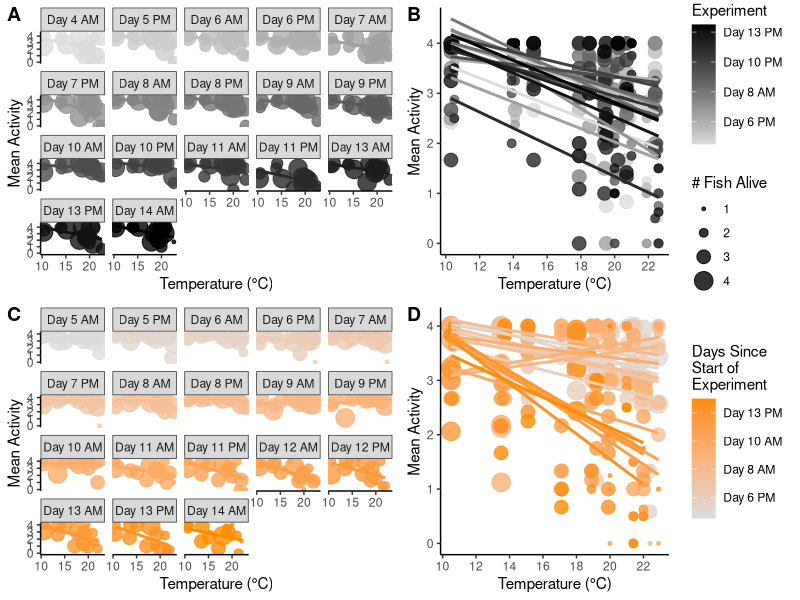

Write R code to recreate this figure. (Note: this script raises an error after producing the figure.)
## ---- chunk 1
    if(!("plyr" %in% installed.packages())){
      install.packages("plyr")
    }
    if(!("dplyr" %in% installed.packages())){
      install.packages("dplyr")
    }
    if(!("ggplot2" %in% installed.packages())){
      install.packages("ggplot2")
    }
    if(!("scales" %in% installed.packages())){
      install.packages("scales")
    }
    if(!("sm" %in% installed.packages())){
      install.packages("sm")
    }
    if(!("ggpubr" %in% installed.packages())){
      install.packages("ggpubr")
    }

  library(plyr)
  library(dplyr)
  library(ggplot2)
  library(scales)
  library(ggpubr)
  library(sm)
## ---- chunk 2

## Read in data ##
  full.act <- read.csv("data/20171129_ActivityData.csv")
  black.temps <- read.csv("data/black_exp_temps.csv")
  copper.temps <- read.csv("data/copper_exp_temps.csv")

  # Subset data into two experiments  
  black.act <- full.act[full.act$Species == "Black", ]
  copper.act <- full.act[full.act$Species == "Copper", ]
  
  # Reorder data to be in numerical ascending order 
  # **(only way for loop to work properly)
  black.temps.asc <- black.temps[order(black.temps$Bucket), ]
  copper.temps.asc <- copper.temps[order(copper.temps$Bucket_ID), ]
  
  # Fill in actual mean temperature data from experiment
  # BY complex
  for(i in 1:16){
    for(j in 1:nrow(black.act)){
      if(black.act$Bucket[j] == i){
        black.act$Temperature[j] <- black.temps.asc$mean[i]
      }
    }
  }
  
  # CQ complex
  for(i in 1:16){
    for(j in 1:nrow(copper.act)){
      if(copper.act$Bucket[j] == i){
        copper.act$Temperature[j] <- copper.temps.asc$mean[i]
      }
    }
  }

  
  # take the mean of the two watches of the same fish per viewer
  black.act$Act_Mean_Julia <- rowMeans(black.act[, 8:9])
  black.act$Act_Mean_Sandi <- rowMeans(black.act[, 10:11])
  copper.act$Act_Mean_Julia <- rowMeans(copper.act[,8:9])
  copper.act$Act_Mean_Sandi <- rowMeans(copper.act[,10:11])
  
## ---- chunk 3
#############################
#### BY Complex Rockfish ####
#############################
    # create empty data frames for mean bucket activity values
    Mean.Activity <- matrix(NA, nrow(unique(black.act[c("Date", "AM_PM", "Bucket")])),4)
    bucket.act.average <- unique(black.act[c("Date", "AM_PM", "Bucket", "Temperature")])
    complete.act.data <- cbind(bucket.act.average, Mean.Activity)
    colnames(complete.act.data) <- c("Date", "AM_PM", "Bucket", "Temperature", 
                                     "mean.julia", "mean.sandi", "mean.both", "FishAlive")
    
    # initialize the vectors that will be used in the forloop ** NOTE data in these 
    # vectors is written over in each loop.. they are TEMPORARY vectors **
    bucket.act.julia <- NULL
    bucket.act.sandi <- NULL
    bucket.act.both <- NULL
    
    # initialize the counter for stepping through the output matrix
    j <- 1
    # For loop to step through data frame to get activity averages
    for(i in 1:nrow(black.act)){
      
      # looping through majority of data to grab all those rows that are not the last row
      # but are all those that equal the same bucket from the same day and getting 
      # activity averages
      if(i != nrow(black.act) && i == 1 || 
         black.act$Bucket[i] == black.act$Bucket[i-1] && i != nrow(black.act)){
        
        bucket.act.julia <- c(bucket.act.julia, black.act$Act_Mean_Julia[i])
        bucket.act.sandi <- c(bucket.act.sandi, black.act$Act_Mean_Sandi[i])
        bucket.act.both <- c(bucket.act.both, black.act$Act_Mean_Julia[i],
                             black.act$Act_Mean_Sandi[i])
     
        # special case for last row 
       } else {
         if(i == nrow(black.act)){

          # Remove any NAs before taking mean for a bucket at a timepoint
          bucket.act.both.noNA <- bucket.act.both[!is.na(bucket.act.both)]
          bucket.act.julia.noNA <- bucket.act.julia[!is.na(bucket.act.julia)]
          bucket.act.sandi.noNA <- bucket.act.sandi[!is.na(bucket.act.sandi)]
          complete.act.data$mean.julia[j] <-
            sum(bucket.act.julia.noNA)/length(bucket.act.julia.noNA)
          complete.act.data$mean.sandi[j] <-
            sum(bucket.act.sandi.noNA)/length(bucket.act.sandi.noNA)
          complete.act.data$mean.both[j] <-
            sum(bucket.act.both.noNA)/length(bucket.act.both.noNA)
          complete.act.data$FishAlive[j] <- length(bucket.act.sandi.noNA)
          j <- j + 1
          
        } else {
          
          # Remove any NAs before taking mean for a bucket at a timepoint
          bucket.act.both.noNA <- bucket.act.both[!is.na(bucket.act.both)]
          bucket.act.julia.noNA <- bucket.act.julia[!is.na(bucket.act.julia)]
          bucket.act.sandi.noNA <- bucket.act.sandi[!is.na(bucket.act.sandi)]
          
          # Take mean of that bucket for that day and insert into complete.data dataframe
          complete.act.data$mean.julia[j] <-
            sum(bucket.act.julia.noNA)/length(bucket.act.julia.noNA)
          complete.act.data$mean.sandi[j] <-
            sum(bucket.act.sandi.noNA)/length(bucket.act.sandi.noNA)
          complete.act.data$mean.both[j] <-
            sum(bucket.act.both.noNA)/length(bucket.act.both.noNA)
          complete.act.data$FishAlive[j] <- length(bucket.act.sandi.noNA)
          bucket.act.julia <- black.act$Act_Mean_Julia[i]
          bucket.act.sandi <- black.act$Act_Mean_Sandi[i]
          bucket.act.both <- c(black.act$Act_Mean_Julia[i], black.act$Act_Mean_Sandi[i])
          # counter to step through inputting data into the complete.data dataframe
          j <- j + 1
          
        } # close else
       } # close if else
      } # close for loop
    
#############################
#### CQ Complex Rockfish ####
#############################
    # create empty data frames for mean bucket activity values
    Mean.Activity.cp <- matrix(NA, nrow(unique(copper.act[c("Date", "AM_PM", "Bucket")])),4)
    bucket.act.average.cp <- unique(copper.act[c("Date", "AM_PM", "Bucket", "Temperature")])
    complete.act.data.cp <- cbind(bucket.act.average.cp, Mean.Activity.cp)
    colnames(complete.act.data.cp) <- c("Date", "AM_PM", "Bucket", "Temperature", 
                                     "mean.julia", "mean.sandi", "mean.both", "FishAlive")
    
    # initialize the vectors that will be used in the for loop 
    #** NOTE data in these vectors is written
    # over in each loop.. they are TEMPORARY vectors **
    bucket.act.julia.cp <- NULL
    bucket.act.sandi.cp <- NULL
    bucket.act.both.cp <- NULL
    
    bucket.act.both.noNA.cp <- NULL
    bucket.act.julia.noNA.cp <- NULL
    bucket.act.sandi.noNA.cp <- NULL
    
    # initialize the counter for stepping through the output matrix
    j <- 1
    i <- 1
    # For loop to step through data frame to get activity averages
    for(i in 1:nrow(copper.act)){
      
      # looping through data to grab all those rows that are not the last row
      # but are all those that equal the same bucket from the same day
      # then calculate activity averages on those rows
      if(i != nrow(copper.act) && i == 1 || 
         copper.act$Bucket[i] == copper.act$Bucket[i-1] && i != nrow(copper.act)){
        
        bucket.act.julia.cp <- c(bucket.act.julia.cp, copper.act$Act_Mean_Julia[i])
        bucket.act.sandi.cp <- c(bucket.act.sandi.cp, copper.act$Act_Mean_Sandi[i])
        bucket.act.both.cp <- c(bucket.act.both.cp, copper.act$Act_Mean_Julia[i], 
                                copper.act$Act_Mean_Sandi[i])
     
        # special case for last row 
       } else {
         if(i == nrow(copper.act)){

          # Remove any NAs before taking mean for a bucket at a timepoint
          bucket.act.both.noNA.cp <- bucket.act.both.cp[!is.na(bucket.act.both.cp)]
          bucket.act.julia.noNA.cp <- bucket.act.julia.cp[!is.na(bucket.act.julia.cp)]
          bucket.act.sandi.noNA.cp <- bucket.act.sandi.cp[!is.na(bucket.act.sandi.cp)]
          complete.act.data.cp$mean.julia[j] <-
            sum(bucket.act.julia.noNA.cp)/length(bucket.act.julia.noNA.cp)
          complete.act.data.cp$mean.sandi[j] <-
            sum(bucket.act.sandi.noNA.cp)/length(bucket.act.sandi.noNA.cp)
          complete.act.data.cp$mean.both[j] <-
            sum(bucket.act.both.noNA.cp)/length(bucket.act.both.noNA.cp)
          complete.act.data.cp$FishAlive[j] <- length(bucket.act.sandi.noNA.cp)
          j <- j + 1
          
        } else {
          
          # Remove any NAs before taking mean for a bucket at a timepoint
          bucket.act.both.noNA.cp <- bucket.act.both.cp[!is.na(bucket.act.both.cp)]
          bucket.act.julia.noNA.cp <- bucket.act.julia.cp[!is.na(bucket.act.julia.cp)]
          bucket.act.sandi.noNA.cp <- bucket.act.sandi.cp[!is.na(bucket.act.sandi.cp)]
          
          # Take mean of that bucket for that day and insert into complete.data dataframe
          complete.act.data.cp$mean.julia[j] <-
            sum(bucket.act.julia.noNA.cp)/length(bucket.act.julia.noNA.cp)
          complete.act.data.cp$mean.sandi[j] <-
            sum(bucket.act.sandi.noNA.cp)/length(bucket.act.sandi.noNA.cp)
          complete.act.data.cp$mean.both[j] <-
            sum(bucket.act.both.noNA.cp)/length(bucket.act.both.noNA.cp)
          complete.act.data.cp$FishAlive[j] <- length(bucket.act.sandi.noNA.cp)
          bucket.act.julia.cp <- copper.act$Act_Mean_Julia[i]
          bucket.act.sandi.cp <- copper.act$Act_Mean_Sandi[i]
          bucket.act.both.cp <- c(copper.act$Act_Mean_Julia[i], copper.act$Act_Mean_Sandi[i])
          # counter to step through inputting data into the complete.data dataframe
          j <- j + 1
          
        } # close else
       } # close if else
      } # close for loop
## ---- chunk 4

#############################
#### BY Complex Rockfish ####
#############################
  # make column for days since start of experiment for panel headers
  complete.act.data$Days_Since_Start <- NA
  
  # add a column that is Date with time of day
  complete.act.data$Date <- as.factor(complete.act.data$Date)
  complete.act.data$Date_Time <- as.factor(paste(complete.act.data$Date,
                                                 complete.act.data$AM_PM))
   
  # round temperature data to one significant figure after decimal place
  complete.act.data$RTemperature <- round(complete.act.data$Temperature, 1)
  complete.act.data$DayNum <- NA
  
  # add in days since start of experiment column
  for(i in 1:length(complete.act.data$Days_Since_Start)){
    if (complete.act.data$Date_Time[i] == "20150623 AM"){
      complete.act.data$Days_Since_Start[i] <- "Day 4 AM"
      complete.act.data$DayNum[i] <- 1
    } else if (complete.act.data$Date_Time[i] == "20150624 PM"){
      complete.act.data$Days_Since_Start[i] <- "Day 5 PM"
      complete.act.data$DayNum[i] <- 2
    } else if (complete.act.data$Date_Time[i] == "20150625 AM"){
      complete.act.data$Days_Since_Start[i] <- "Day 6 AM"
      complete.act.data$DayNum[i] <- 3
    } else if (complete.act.data$Date_Time[i] == "20150625 PM"){
      complete.act.data$Days_Since_Start[i] <- "Day 6 PM"
      complete.act.data$DayNum[i] <- 3.5
    } else if (complete.act.data$Date_Time[i] == "20150626 AM"){
      complete.act.data$Days_Since_Start[i] <- "Day 7 AM"
      complete.act.data$DayNum[i] <- 4
    } else if (complete.act.data$Date_Time[i] == "20150626 PM"){
      complete.act.data$Days_Since_Start[i] <- "Day 7 PM"
      complete.act.data$DayNum[i] <- 4.5
    } else if (complete.act.data$Date_Time[i] == "20150627 AM"){
      complete.act.data$Days_Since_Start[i] <- "Day 8 AM"
      complete.act.data$DayNum[i] <- 5
    } else if (complete.act.data$Date_Time[i] == "20150627 PM"){
      complete.act.data$Days_Since_Start[i] <- "Day 8 PM"
      complete.act.data$DayNum[i] <- 5.5
    } else if (complete.act.data$Date_Time[i] == "20150628 AM"){
      complete.act.data$Days_Since_Start[i] <- "Day 9 AM"
      complete.act.data$DayNum[i] <- 6
    } else if (complete.act.data$Date_Time[i] == "20150628 PM"){
      complete.act.data$Days_Since_Start[i] <- "Day 9 PM"
      complete.act.data$DayNum[i] <- 6.5
    } else if (complete.act.data$Date_Time[i] == "20150629 AM"){
      complete.act.data$Days_Since_Start[i] <- "Day 10 AM"
      complete.act.data$DayNum[i] <- 7
    } else if (complete.act.data$Date_Time[i] == "20150629 PM"){
      complete.act.data$Days_Since_Start[i] <- "Day 10 PM"
      complete.act.data$DayNum[i] <- 7.5
    } else if (complete.act.data$Date_Time[i] == "20150630 AM"){
      complete.act.data$Days_Since_Start[i] <- "Day 11 AM"
      complete.act.data$DayNum[i] <- 8
    } else if (complete.act.data$Date_Time[i] == "20150630 PM"){
      complete.act.data$Days_Since_Start[i] <- "Day 11 PM"
      complete.act.data$DayNum[i] <- 8.5
    } else if (complete.act.data$Date_Time[i] == "20150702 AM"){
      complete.act.data$Days_Since_Start[i] <- "Day 13 AM"
      complete.act.data$DayNum[i] <- 10
    } else if (complete.act.data$Date_Time[i] == "20150702 PM"){
      complete.act.data$Days_Since_Start[i] <- "Day 13 PM"
      complete.act.data$DayNum[i] <- 10.5
    } else if(complete.act.data$Date_Time[i] == "20150703 AM"){
      complete.act.data$Days_Since_Start[i] <- "Day 14 AM"
      complete.act.data$DayNum[i] <- 11
    }
  }
  
#############################
#### CQ Complex Rockfish ####
#############################
  
  # Make column for Day Since Start of Experiment
  complete.act.data.cp$Days_Since_Start <- NA
  
  # add a column for date time unique combinations
  complete.act.data.cp$Date <- as.factor(complete.act.data.cp$Date)
  complete.act.data.cp$Date_Time <- as.factor(paste(complete.act.data.cp$Date,
                                                    complete.act.data.cp$AM_PM))
 
  # Round temperature data to one significant figure after decimal place
   complete.act.data.cp$RTemperature <- round(complete.act.data.cp$Temperature, 1)
   complete.act.data.cp$DayNum <- NA
   
  # add in days since start of experiment column
  for(i in 1:length(complete.act.data.cp$Days_Since_Start)){
    if (complete.act.data.cp$Date_Time[i] == "20150709 AM"){
      complete.act.data.cp$Days_Since_Start[i] <- "Day 5 AM"
      complete.act.data.cp$DayNum[i] <- 1
    } else if (complete.act.data.cp$Date_Time[i] == "20150709 PM"){
      complete.act.data.cp$Days_Since_Start[i] <- "Day 5 PM"
      complete.act.data.cp$DayNum[i] <- 1.5
    } else if (complete.act.data.cp$Date_Time[i] == "20150710 AM"){
      complete.act.data.cp$Days_Since_Start[i] <- "Day 6 AM"
      complete.act.data.cp$DayNum[i] <- 2
    } else if (complete.act.data.cp$Date_Time[i] == "20150710 PM"){
      complete.act.data.cp$Days_Since_Start[i] <- "Day 6 PM"
      complete.act.data.cp$DayNum[i] <- 2.5
    } else if (complete.act.data.cp$Date_Time[i] == "20150711 AM"){
      complete.act.data.cp$Days_Since_Start[i] <- "Day 7 AM"
      complete.act.data.cp$DayNum[i] <- 3
    } else if (complete.act.data.cp$Date_Time[i] == "20150711 PM"){
      complete.act.data.cp$Days_Since_Start[i] <- "Day 7 PM"
      complete.act.data.cp$DayNum[i] <- 3.5
    } else if (complete.act.data.cp$Date_Time[i] == "20150712 AM"){
      complete.act.data.cp$Days_Since_Start[i] <- "Day 8 AM"
      complete.act.data.cp$DayNum[i] <- 4
    } else if (complete.act.data.cp$Date_Time[i] == "20150712 PM"){
      complete.act.data.cp$Days_Since_Start[i] <- "Day 8 PM"
      complete.act.data.cp$DayNum[i] <- 4.5
    } else if (complete.act.data.cp$Date_Time[i] == "20150713 AM"){
      complete.act.data.cp$Days_Since_Start[i] <- "Day 9 AM"
      complete.act.data.cp$DayNum[i] <- 5
    } else if (complete.act.data.cp$Date_Time[i] == "20150713 PM"){
      complete.act.data.cp$Days_Since_Start[i] <- "Day 9 PM"
      complete.act.data.cp$DayNum[i] <- 5.5
    } else if (complete.act.data.cp$Date_Time[i] == "20150714 AM"){
      complete.act.data.cp$Days_Since_Start[i] <- "Day 10 AM"
      complete.act.data.cp$DayNum[i] <- 6
    } else if (complete.act.data.cp$Date_Time[i] == "20150715 AM"){
      complete.act.data.cp$Days_Since_Start[i] <- "Day 11 AM"
      complete.act.data.cp$DayNum[i] <- 7
    } else if (complete.act.data.cp$Date_Time[i] == "20150715 PM"){
      complete.act.data.cp$Days_Since_Start[i] <- "Day 11 PM"
      complete.act.data.cp$DayNum[i] <- 7.5
    } else if (complete.act.data.cp$Date_Time[i] == "20150716 AM"){
      complete.act.data.cp$Days_Since_Start[i] <- "Day 12 AM"
      complete.act.data.cp$DayNum[i] <- 8
    } else if (complete.act.data.cp$Date_Time[i] == "20150716 PM"){
      complete.act.data.cp$Days_Since_Start[i] <- "Day 12 PM"
      complete.act.data.cp$DayNum[i] <- 8.5
    } else if (complete.act.data.cp$Date_Time[i] == "20150717 AM"){
      complete.act.data.cp$Days_Since_Start[i] <- "Day 13 AM"
      complete.act.data.cp$DayNum[i] <- 9
    } else if (complete.act.data.cp$Date_Time[i] == "20150717 PM"){
      complete.act.data.cp$Days_Since_Start[i] <- "Day 13 PM"
      complete.act.data.cp$DayNum[i] <- 9.5
    } else if (complete.act.data.cp$Date_Time[i] == "20150718 AM"){
      complete.act.data.cp$Days_Since_Start[i] <- "Day 14 AM"
      complete.act.data.cp$DayNum[i] <- 10
    }
  }

## ---- chunk 5
## Construct AM/PM to be times
  complete.act.data$AM_PMTime <- complete.act.data$AM_PM
  complete.act.data$AM_PMTime <- revalue(complete.act.data$AM_PMTime, 
                                         c("AM" = "09:00:00", "PM" = "18:00:00"))
  complete.act.data.cp$AM_PMTime <- complete.act.data.cp$AM_PM
  complete.act.data.cp$AM_PMTime <- revalue(complete.act.data.cp$AM_PMTime, 
                                            c("AM" = "09:00:00", "PM" = "18:00:00"))
## Create POSIX
  complete.act.data$DateTimePOS <- 
    as.POSIXlt(paste(as.Date(as.character(complete.act.data$Date),
                             format = ("%Y%m%d")),
                     as.character(complete.act.data$AM_PMTime)))
  complete.act.data.cp$DateTimePOS <-
    as.POSIXlt(paste(as.Date(as.character(complete.act.data.cp$Date), 
                             format = ("%Y%m%d")),
                     as.character(complete.act.data.cp$AM_PMTime)))
## ---- chunk 6
################################################################
#### Factor Days ###############################################
#### to change to correct order for plotting the panel plot ####
################################################################
#### BY Complex ####
  b.unique_Days <- c("Day 4 AM", "Day 5 PM", "Day 6 AM", "Day 6 PM", 
                     "Day 7 AM", "Day 7 PM", "Day 8 AM", "Day 8 PM", 
                     "Day 9 AM", "Day 9 PM", "Day 10 AM", "Day 10 PM", 
                     "Day 11 AM", "Day 11 PM", "Day 13 AM", "Day 13 PM", 
                     "Day 14 AM")
  complete.act.data$Days_Since_Start <- as.factor(complete.act.data$Days_Since_Start)
  complete.act.data$Days_Since_Start <- factor(complete.act.data$Days_Since_Start, 
                                               levels = b.unique_Days)
### copper
   c.unique_Days <- c("Day 5 AM", "Day 5 PM", "Day 6 AM", "Day 6 PM", 
                      "Day 7 AM", "Day 7 PM", "Day 8 AM", "Day 8 PM", 
                      "Day 9 AM", "Day 9 PM", "Day 10 AM", "Day 11 AM", 
                      "Day 11 PM", "Day 12 AM", "Day 12 PM", "Day 13 AM", 
                      "Day 13 PM", "Day 14 AM")
   complete.act.data.cp$Days_Since_Start <- as.factor(complete.act.data.cp$Days_Since_Start)
   complete.act.data.cp$Days_Since_Start <- factor(complete.act.data.cp$Days_Since_Start, 
                                                   levels = c.unique_Days)


#########################
#### BY Complex Plot ####
#########################
   # Save plot
    day.plot <- ggplot(data=complete.act.data, 
                         aes(x=RTemperature, y=mean.both, 
                            group=as.factor(Days_Since_Start), 
                            color = as.integer(Date_Time))) + 
                       geom_point(aes(size = complete.act.data$FishAlive), alpha = 0.8) + 
                       geom_smooth(method = "lm", se = FALSE) 
    
  # Create plot 
   bAll.panel <- day.plot + facet_wrap(~Days_Since_Start) +
     labs(y = "Mean Activity", x = "Temperature (°C)") +
     scale_color_gradient(low = "gainsboro", high = "black", name = "Time") + 
     theme_bw() + 
     theme(panel.border = element_blank(), panel.grid.major = element_blank(), 
           panel.grid.minor = element_blank(),
           axis.line = element_line(colour = "black"),
           legend.position = "none") + 
     scale_x_continuous(breaks = pretty_breaks(n = 3)) + 
     #scale_size(range = c(1,3))
     scale_radius(NULL, NULL)
   
##############################
#### Copper Rockfish Plot ####
############################## 
  # Save plot
   day.plot.cp <- ggplot(data=complete.act.data.cp, 
                         aes(x=RTemperature, y=mean.both, 
                            group=as.factor(Days_Since_Start), 
                            color = as.integer(Date_Time))) + 
                  geom_point(aes(size = complete.act.data.cp$FishAlive), alpha = 0.8) + 
                  geom_smooth(method = "lm", se = FALSE) 
  # Create plot
   cpAll.panel <- day.plot.cp + facet_wrap(~Days_Since_Start) + 
     labs(y = "Mean Activity", x = "Temperature (°C)") + 
     scale_color_gradient(low = "gainsboro", high = "darkorange", name = "Time") + 
     scale_x_continuous(breaks = pretty_breaks(n = 3)) +
     theme_bw() + 
     theme(panel.border = element_blank(), panel.grid.major = element_blank(), 
           panel.grid.minor = element_blank(),
           axis.line = element_line(colour = "black"), 
           legend.position = "none")  +
     scale_radius(NULL, NULL)

####################################
#### Black Rockfish Single Plot ####
####################################
  # Create plot
   bAll.single <- day.plot + labs(y = "Mean Activity", x = "Temperature (°C)") + 
   scale_color_gradient(low = "gainsboro", high = "black", 
                        name = "Days Since \nStart of \nExperiment", 
                        breaks = c(4, 8, 12, 16), 
                        labels = c("Day 6 PM", "Day 8 AM", "Day 10 PM", "Day 13 PM")) + 
   scale_x_continuous(breaks = pretty_breaks()) +
   theme_bw() + 
   theme(panel.border = element_blank(), panel.grid.major = element_blank(), 
         panel.grid.minor = element_blank(),
         axis.line = element_line(colour = "black")) +
   scale_radius(breaks = c(1,2,3,4), name = "# Fish Alive", limits = c(1,4))  +
   guides(color = guide_colourbar(order = 1),
          size = guide_legend(order = 2))
   
#####################################
#### Copper Rockfish Single Plot ####
#####################################
  # Create plot
   cpAll.single <- day.plot.cp + labs(y = "Mean Activity", x = "Temperature (°C)") + 
   scale_color_gradient(low = "gainsboro", high = "darkorange", 
                        name = "Days Since \nStart of \nExperiment", 
                        breaks = c(4, 8, 12, 16), 
                        labels = c("Day 6 PM", "Day 8 AM", "Day 10 AM", "Day 13 PM")) + 
   scale_x_continuous(breaks = pretty_breaks()) +
   theme_bw() + 
   theme(panel.border = element_blank(), panel.grid.major = element_blank(), 
         panel.grid.minor = element_blank(), 
         axis.line = element_line(colour = "black")) +
   scale_radius(NULL, NULL) 
   
   ggarrange(bAll.panel, bAll.single, cpAll.panel, cpAll.single, labels = (c("A", "B", "C", "D")))

## ---- chunk 7
##################################
#### Data Manipulation ###########
### Combine Species DataFrames ###
  species <- rep("Black", 259)
  species.cp <- rep("Copper", 271)
  complete.act.data.sp <- cbind(complete.act.data, species)
  complete.act.data.cp.sp <- cbind(complete.act.data.cp, species.cp)
  colnames(complete.act.data.cp.sp)[15] <- "species"
  full.act.data <- rbind(complete.act.data.sp,complete.act.data.cp.sp)
####################################

  
################################################  
#### Models ####################################
### Full Model: species*temp*time 3-way interaction
  species.act.m1 <- lm(full.act.data$mean.both ~
                       full.act.data$Temperature*as.numeric(full.act.data$DateTimePOS)*
                         full.act.data$species)
  summary(species.act.m1)
  summary(aov(species.act.m1))
  Anova(species.act.m1, type = 2)
  hist(full.act.data$mean.both)
   
 ## Test Assumptions #
  # Autocorrelation: Because this is a repeated measures 
  acf(species.act.m1$residuals) 
  # RESULT: No autocorrelation
  
  # Diagnostic plots: normality and homoscedasticity 
  par(mfrow = c(2,2))
  plot(species.act.m1)
  qqnorm(species.act.m1$residuals)
  qqline(species.act.m1$residuals)
  hist(species.act.m1$residuals)
  shapiro.test(species.act.m1$residuals)
  # RESULT: Data is not normal 
  
  blk <- full.act.data[full.act.data$species == "Black", ]
  hist(blk$mean.both)
  cp <- full.act.data[full.act.data$species == "Copper", ]
  hist(cp$mean.both)

## Log 10 - Does not improve
  species.act.m1Log <- lm(log10(full.act.data$mean.both + 10) ~
                         full.act.data$Temperature*as.numeric(full.act.data$DateTimePOS)*full.act.data$species)
  summary(species.act.m1Log)
  Anova(species.act.m1Log, type = 2)
  
  # Test Assumptions #
  par(mfrow = c(2,2))
  plot(species.act.m1Log)
  par(mfrow = c(1,1))
  qqnorm(species.act.m1Log$residuals)
  qqline(species.act.m1Log$residuals)
  hist(species.act.m1Log$residuals)
  shapiro.test(species.act.m1Log$residuals)
  
## Square Root - Makes it much worse
  species.act.m1SR <- lm(sqrt(full.act.data$mean.both) ~
                         full.act.data$Temperature*as.numeric(full.act.data$DateTimePOS)*full.act.data$species)
  summary(species.act.m1SR)
  Anova(species.act.m1SR, type = 2)
  
  # Test Assumptions #
  par(mfrow = c(2,2))
  plot(species.act.m1SR)
  par(mfrow = c(1,1))
  qqnorm(species.act.m1SR$residuals)
  qqline(species.act.m1SR$residuals)
  hist(species.act.m1SR$residuals)
  shapiro.test(species.act.m1SR$residuals)
  
## Square
  species.act.m1SQ <- lm((full.act.data$mean.both)^2 ~
                         full.act.data$Temperature*as.numeric(full.act.data$DateTimePOS)*full.act.data$species)
  summary(species.act.m1SQ)
  summary(aov(species.act.m1SQ))
  
  # Test Assumptions #
  par(mfrow = c(2,2))
  plot(species.act.m1SQ)
  par(mfrow = c(1,1))
  qqnorm(species.act.m1SQ$residuals)
  qqline(species.act.m1SQ$residuals)
  hist(species.act.m1SQ$residuals)
  shapiro.test(species.act.m1SQ$residuals)
 
### Second Model Set: Time*Species & Temp*Species
  species.act.m2 <- lm(full.act.data$mean.both~as.numeric(full.act.data$DateTimePOS)*full.act.data$species)
  summary(species.act.m2)
  summary(aov(species.act.m2))
  par(mfrow = c(2,2))
  plot(species.act.m2)
  hist(species.act.m2$residuals)
  shapiro.test(species.act.m2$residuals)
  
  species.act.m3 <- lm(full.act.data$mean.both~full.act.data$Temperature*full.act.data$species)
  summary(species.act.m3)
  Anova(species.act.m3, type = 2)
  
### Third Model Set: Separate out Species
 ## BY Complex
  blk.act.m1 <- lm(complete.act.data$mean.both~complete.act.data$Temperature + 
                     as.numeric(complete.act.data$DateTimePOS) + 
                     complete.act.data$Temperature*as.numeric(complete.act.data$DateTimePOS))
 
  Anova(blk.act.m1, type = 2)
  summary(blk.act.m1)
  drop1(blk.act.m1)
  
  blk.act.m2 <- lm(complete.act.data$mean.both~complete.act.data$Temperature +
                     as.numeric(complete.act.data$DateTimePOS))
  summary(blk.act.m2)
  Anova(blk.act.m2, type = 2)
  anova(blk.act.m2, blk.act.m1, test = "LRT")
  # RESUlT: drop time from by complex model 
  
 ## CQ Complex
  cp.act.m1 <- lm(complete.act.data.cp$mean.both ~ complete.act.data.cp$Temperature*as.numeric(complete.act.data.cp$DateTimePOS))
  Anova(cp.act.m1, type = 3)
  summary(cp.act.m1)

## ---- chunk 8

####################
#### Full Model ####
####################
alpha <- 0.05  # for 95% confidence interval
bootstrap <- 999
new_act <- numeric(length(bootstrap))
fvalues <- matrix(nrow = 999, ncol = 7)
colnames(fvalues) <- c("Temp", "Time", "Species", "Temp*Time", "Temp*Species", "Time*Species", "Temp*Time*Species")

for(i in 1:bootstrap){
  #new_y <- sample(full.act.data$mean.both, replace = TRUE)
  new_act <- lm(sample(full.act.data$mean.both) ~ sample(full.act.data$Temperature)*sample(as.numeric(full.act.data$DateTimePOS))*sample(full.act.data$species))
  fvalues[i,] <- Anova(new_act, type = 2)[["F value"]][1:7]
  #fvalues[i,] <- summary(aov(new_act))[[1]][["F value"]][1:7]
}

fvalues <- as.data.frame(fvalues)
fval.means <- colMeans(fvalues)
lowCI <- numeric(length(ncol(fvalues)))
upCI <- numeric(length(ncol(fvalues)))
for(i in 1:ncol(fvalues)){
  lowCI[i] <- quantile(fvalues[,i], alpha/2, type = 1)
  upCI[i] <- quantile(fvalues[,i], 1-alpha/2, type = 1)
}

mont.carloData <- cbind(fval.means, lowCI, upCI, Anova(species.act.m1, type = 2)[[3]][1:7])
mont.carloData

##########################
#### BY Complex Model ####
##########################
alpha <- 0.05  # for 95% confidence interval
bootstrap <- 999
new_act.by <- numeric(length(bootstrap))
fvalues.by <- matrix(nrow = 999, ncol = 2)
colnames(fvalues.by) <- c("Temp", "Time")

for(i in 1:bootstrap){
  #new_y <- sample(full.act.data$mean.both, replace = TRUE)
  new_act.by <- lm(sample(complete.act.data$mean.both)~sample(complete.act.data$Temperature) + 
                     sample(as.numeric(complete.act.data$DateTimePOS)))
  fvalues.by[i,] <- Anova(new_act.by, type =  2)[["F value"]][1:2]
}

fvalues.by <- as.data.frame(fvalues.by)
fval.means.by <- colMeans(fvalues.by)
lowCI.by <- numeric(length(ncol(fvalues.by)))
upCI.by <- numeric(length(ncol(fvalues.by)))
for(i in 1:ncol(fvalues.by)){
  lowCI.by[i] <- quantile(fvalues.by[,i], alpha/2, type = 1)
  upCI.by[i] <- quantile(fvalues.by[,i], 1-alpha/2, type = 1)
}

mont.carloData.by <- cbind(fval.means.by, lowCI.by, upCI.by, Anova(blk.act.m1, type = 2)[["F value"]][1:2])
mont.carloData.by

##########################
#### CQ Complex Model ####
##########################
alpha <- 0.05  # for 95% confidence interval
bootstrap <- 999
new_act.cq <- numeric(length(bootstrap))
fvalues.cq <- matrix(nrow = 999, ncol = 4)
colnames(fvalues.cq) <- c("Intercept", "Temp", "Time","Temp*Time")

for(i in 1:bootstrap){
  #new_y <- sample(full.act.data$mean.both, replace = TRUE)
  new_act.cq <- lm(sample(complete.act.data.cp$mean.both)~sample(complete.act.data.cp$Temperature) + 
                     sample(as.numeric(complete.act.data.cp$DateTimePOS)) + 
                     sample(complete.act.data.cp$Temperature*as.numeric(complete.act.data.cp$DateTimePOS)))
 # fvalues.cq[i,] <- summary(aov(new_act.cq))[[1]][["F value"]][1:3]
  fvalues.cq[i,] <- Anova(new_act.cq, type = 3)[["F value"]][1:4]
}

fvalues.cq <- as.data.frame(fvalues.cq)
fval.means.cq <- colMeans(fvalues.cq)
lowCI.cq <- numeric(length(ncol(fvalues.cq)))
upCI.cq <- numeric(length(ncol(fvalues.cq)))
for(i in 1:ncol(fvalues.cq)){
  lowCI.cq[i] <- quantile(fvalues.cq[,i], alpha/2, type = 1)
  upCI.cq[i] <- quantile(fvalues.cq[,i], 1-alpha/2, type = 1)
}

mont.carloData.cq <- cbind(fval.means.cq, lowCI.cq, upCI.cq, Anova(cp.act.m1, type = 3)[["F value"]][1:4])
mont.carloData.cq
